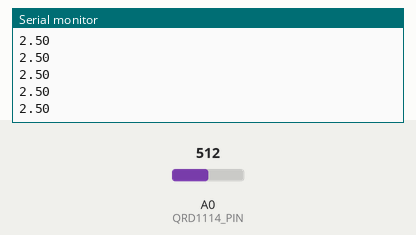
Simulated run of this sketch. Board: Arduino Uno, built with avr-gcc and run on an emulated ATmega328P. On the bench: the last lines printed to the serial monitor. Inputs (shaded band) come from the test bench; at power-on: A0 (QRD1114_PIN) = 512.

Above: at 1.2 s.
1.3 s: A0 (QRD1114_PIN) set to 716
At 1.56 s:
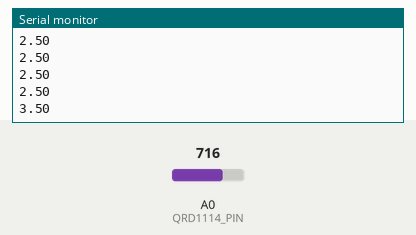
2.8 s: A0 (QRD1114_PIN) set to 900
At 2.96 s:
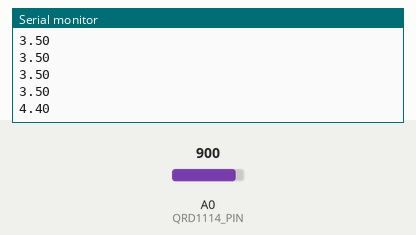
Timing chart, 0 to 5.8 s (numbered marks = the images above; inputs shaded):
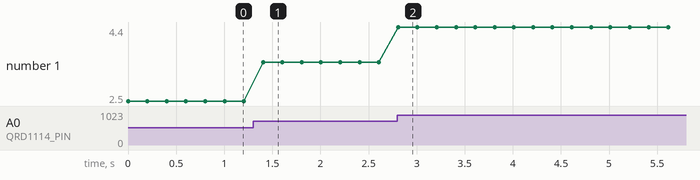

The sketch:

QRD.ino
```cpp
const int QRD1114_PIN = A0; // Sensor output voltage

void setup()
{
  Serial.begin(9600);
  pinMode(QRD1114_PIN, INPUT);
}

void loop()
{
  // Read in the ADC and convert it to a voltage:
  int proximityADC = analogRead(QRD1114_PIN);
  float proximityV = (float)proximityADC * 5.0 / 1023.0;
  Serial.println(proximityV);
  if (proximityV>0.05) {
    digitalWrite(6,1);
  delay(100);
  }
  else digitalWrite(6,0);
  delay(100);
}
```

Measured:
- after the input at 1.3 s, the serial monitor: prints a new line after 0.10 s (image 1)
- after the input at 2.8 s, the serial monitor: prints a new line at once (image 2)
- plotted number 1: 2.5 → 3.5 after the input at 1.3 s, 3.5 → 4.4 after the input at 2.8 s
